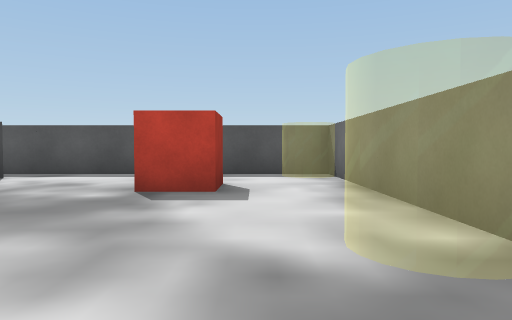
[1] (above)

13 first-person views from a walk through a Unity game level. The camera is 0.55 m above the floor, tilts 2° down and sees 70° across. The floor is counted in squares, 1 m on a side. Each view is taken from the middle of a square. On the plan, view 1 faces up. The plan holds only what a view shows up to about 9 squares ahead; the rest is blank. The place goes on beyond the plan.

[2]
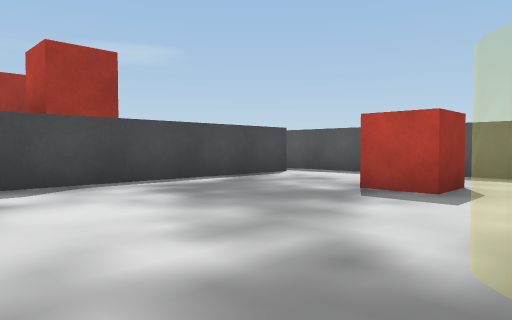

[3]
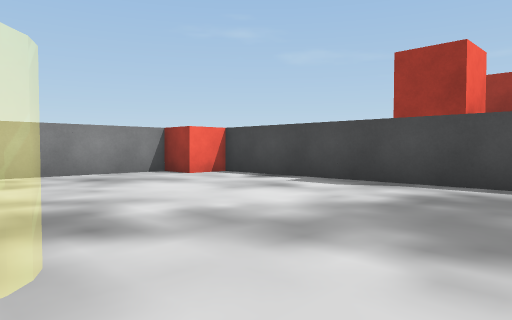

[4]
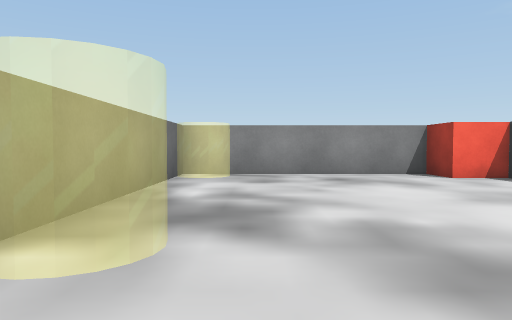

[5]
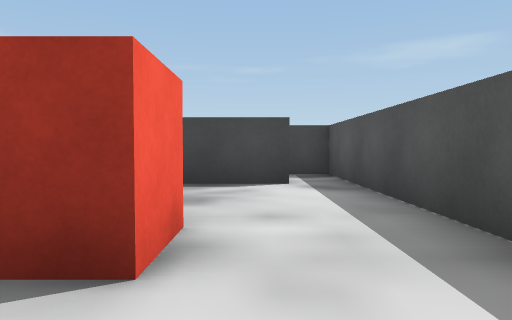

[6]
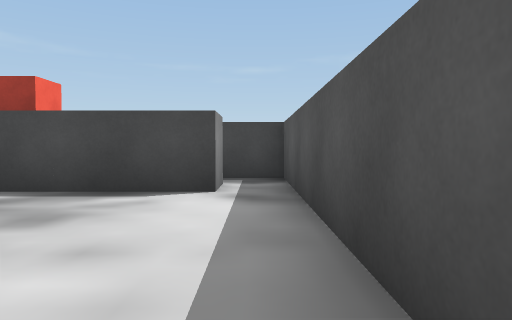

[7]
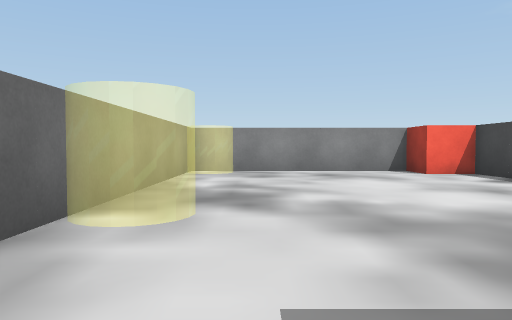

[8]
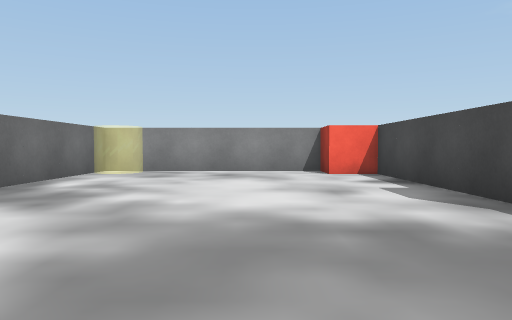

[9]
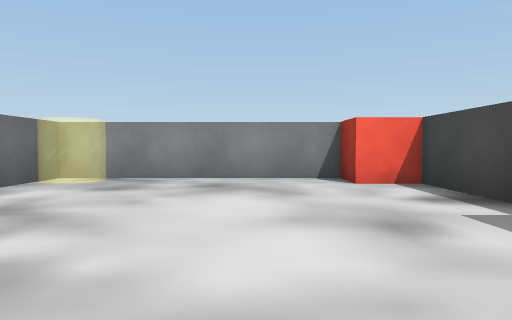

[10]
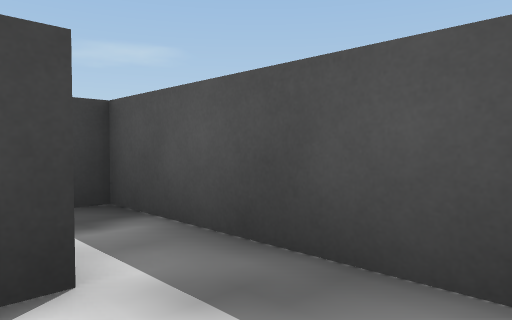

[11]
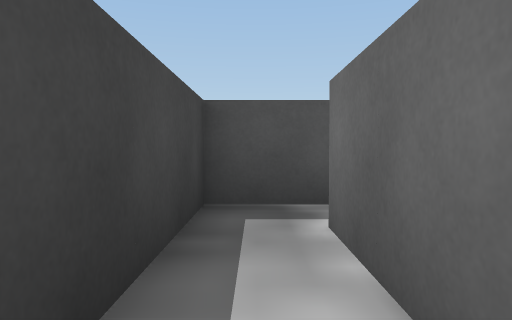

[12]
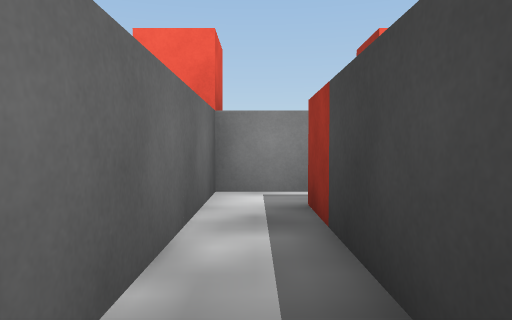

[13]
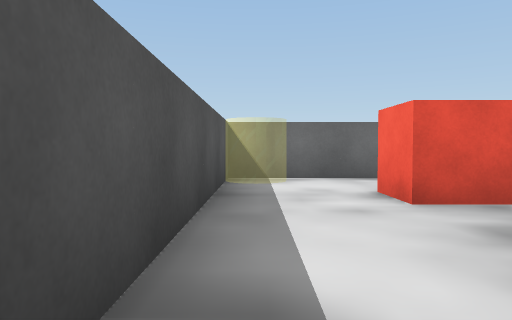

### Floor plan
Ten units are one square. View 1 is at (0, 0); x grows to the right and y downward. Boxes are objects, and circles mark ways between rooms. Rooms are numbered by the first view taken in them; rooms with no view inside come last. Other rooms are left out.
<svg viewBox="-80 -80 100 120">
<path fill="none" stroke="#000" d="M-55 -65 -45 -65 -45 25M-36 35 15 35 15 -75 -55 -75M-68 -25 -55 -25 -55 -65M-65 -65 -65 -45M-55 -75 -65 -75 -65 -65"/>
<rect x="-45" y="25" width="10" height="10" fill="#bbb"><title>other object</title></rect>
<rect x="-15" y="-55" width="10" height="10" fill="#bbb"><title>other object</title></rect>
<rect x="-75" y="-45" width="10" height="10" fill="#bbb"><title>other object</title></rect>
<circle cx="-50" cy="-70" r="3" fill="#2a7"/>
<circle cx="-60" cy="-55" r="3" fill="#2a7"/>
<text x="-20" y="-20">1</text>
<text x="-60" y="-40">2</text>
<text x="-60" y="-70">3</text>
</svg>
Room 1 opens to room 3. Room 2 opens to room 3.

Where each view was taken, in squares from view 1:
view 1: 0 up, 0 right, facing up
view 2: 0 up, 1 right, facing up-left
view 3: 4 up, 1 right, facing down-left
view 4: 4 up, 0 right, facing down
view 5: 6 up, 1 right, facing left
view 6: 7 up, 0 right, facing left
view 7: 5 up, 0 right, facing down
view 8: 5 up, 2 left, facing down
view 9: 3 up, 2 left, facing down
view 10: 6 up, 3 left, facing up-left
view 11: 4 up, 6 left, facing up
view 12: 7 up, 6 left, facing down
view 13: 7 up, 5 left, facing right
